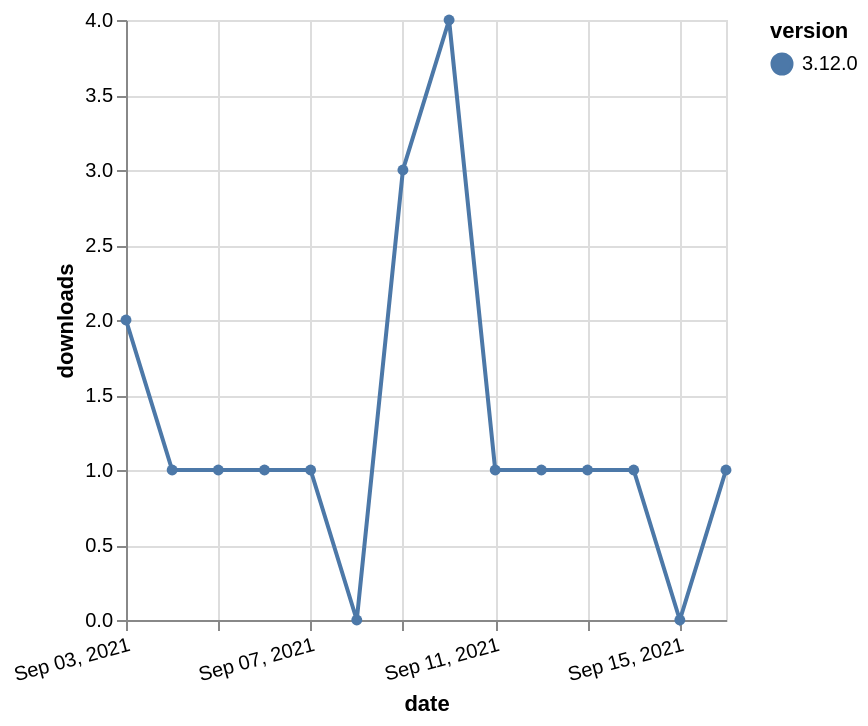

Vega-Lite specification stored for this chart:
### Vega-Lite specification from a JSON file in a GitHub repository (floating-point values rounded to 4 significant figures)
{"$schema": "https://vega.github.io/schema/vega-lite/v5.json", "description": "A simple bar chart with embedded data.", "data": {"values": [{"date": "2021-09-03", "total": 510, "delta": 2, "version": "3.12.0"}, {"date": "2021-09-04", "total": 511, "delta": 1, "version": "3.12.0"}, {"date": "2021-09-05", "total": 512, "delta": 1, "version": "3.12.0"}, {"date": "2021-09-06", "total": 513, "delta": 1, "version": "3.12.0"}, {"date": "2021-09-07", "total": 514, "delta": 1, "version": "3.12.0"}, {"date": "2021-09-08", "total": 514, "delta": 0, "version": "3.12.0"}, {"date": "2021-09-09", "total": 517, "delta": 3, "version": "3.12.0"}, {"date": "2021-09-10", "total": 521, "delta": 4, "version": "3.12.0"}, {"date": "2021-09-11", "total": 522, "delta": 1, "version": "3.12.0"}, {"date": "2021-09-12", "total": 523, "delta": 1, "version": "3.12.0"}, {"date": "2021-09-13", "total": 524, "delta": 1, "version": "3.12.0"}, {"date": "2021-09-14", "total": 525, "delta": 1, "version": "3.12.0"}, {"date": "2021-09-15", "total": 525, "delta": 0, "version": "3.12.0"}, {"date": "2021-09-16", "total": 526, "delta": 1, "version": "3.12.0"}]}, "width": "container", "mark": {"type": "line", "point": {"filled": true}}, "encoding": {"x": {"field": "date", "type": "temporal", "timeUnit": "yearmonthdate", "title": "date", "axis": {"labelAngle": -15}}, "y": {"field": "delta", "type": "quantitative", "title": "downloads"}, "color": {"field": "version", "type": "nominal"}, "tooltip": {"field": "delta"}}}
